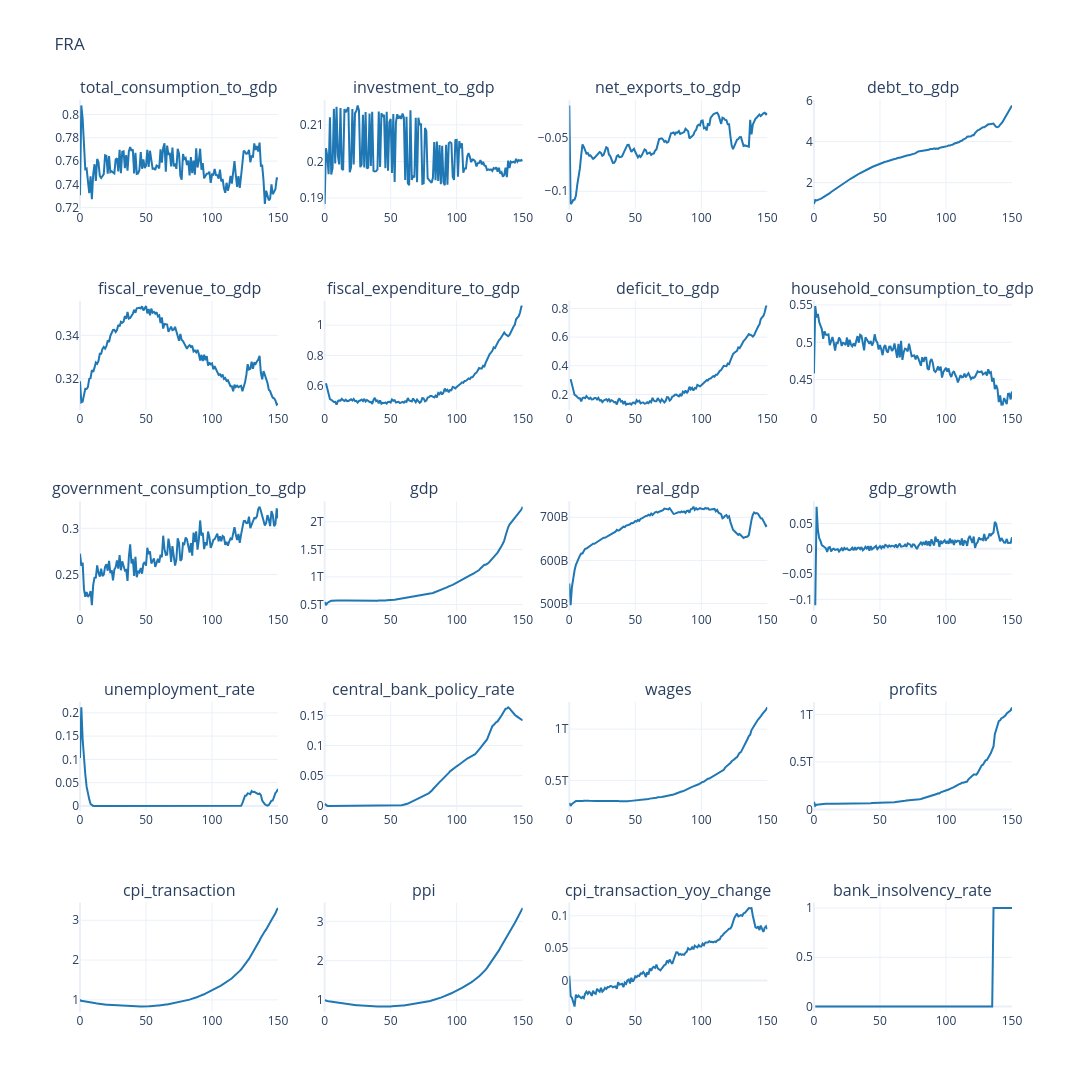

The code cell stored with this chart in its notebook:
### Markdown cell above
### Core overview plots

### Code cell
plot_columns = [
    "total_consumption_to_gdp", "investment_to_gdp", "net_exports_to_gdp",
    "debt_to_gdp", "fiscal_revenue_to_gdp", "fiscal_expenditure_to_gdp", "deficit_to_gdp",
    "household_consumption_to_gdp", "government_consumption_to_gdp", "gdp", "real_gdp",
    "gdp_growth", "unemployment_rate", "central_bank_policy_rate",
    "wages", "profits", "cpi_transaction", "ppi", "cpi_transaction_yoy_change", "bank_insolvency_rate",
    "avg_tfp_multiplier",
]

plot_output(
    df=df_base[plot_columns],
    no_rows=5,
    no_cols=4,
    country_code=cfg.country_iso3,
    line_color="#1f77b4",
    **FIG_SIZE_BENCHMARK,
)

### Figure 1 — Plotly figure (JSON) as saved in the notebook; plotly's stock layout.template omitted (floating-point values rounded to 4 significant figures; data arrays with more than 128 entries replaced by an {"elided": "..."} marker saying what was removed)
{"data": [{"line": {"color": "#1f77b4"}, "mode": "lines", "name": "baseline", "showlegend": false, "type": "scatter", "x": {"elided": "151 int values"}, "xaxis": "x", "y": {"elided": "151 float values"}, "yaxis": "y"}, {"line": {"color": "#1f77b4"}, "mode": "lines", "name": "baseline", "showlegend": false, "type": "scatter", "x": {"elided": "151 int values"}, "xaxis": "x2", "y": {"elided": "151 float values"}, "yaxis": "y2"}, {"line": {"color": "#1f77b4"}, "mode": "lines", "name": "baseline", "showlegend": false, "type": "scatter", "x": {"elided": "151 int values"}, "xaxis": "x3", "y": {"elided": "151 float values"}, "yaxis": "y3"}, {"line": {"color": "#1f77b4"}, "mode": "lines", "name": "baseline", "showlegend": false, "type": "scatter", "x": {"elided": "151 int values"}, "xaxis": "x4", "y": {"elided": "151 float values"}, "yaxis": "y4"}, {"line": {"color": "#1f77b4"}, "mode": "lines", "name": "baseline", "showlegend": false, "type": "scatter", "x": {"elided": "151 int values"}, "xaxis": "x5", "y": {"elided": "151 float values"}, "yaxis": "y5"}, {"line": {"color": "#1f77b4"}, "mode": "lines", "name": "baseline", "showlegend": false, "type": "scatter", "x": {"elided": "151 int values"}, "xaxis": "x6", "y": {"elided": "151 float values"}, "yaxis": "y6"}, {"line": {"color": "#1f77b4"}, "mode": "lines", "name": "baseline", "showlegend": false, "type": "scatter", "x": {"elided": "151 int values"}, "xaxis": "x7", "y": {"elided": "151 float values"}, "yaxis": "y7"}, {"line": {"color": "#1f77b4"}, "mode": "lines", "name": "baseline", "showlegend": false, "type": "scatter", "x": {"elided": "151 int values"}, "xaxis": "x8", "y": {"elided": "151 float values"}, "yaxis": "y8"}, {"line": {"color": "#1f77b4"}, "mode": "lines", "name": "baseline", "showlegend": false, "type": "scatter", "x": {"elided": "151 int values"}, "xaxis": "x9", "y": {"elided": "151 float values"}, "yaxis": "y9"}, {"line": {"color": "#1f77b4"}, "mode": "lines", "name": "baseline", "showlegend": false, "type": "scatter", "x": {"elided": "151 int values"}, "xaxis": "x10", "y": {"elided": "151 float values"}, "yaxis": "y10"}, {"line": {"color": "#1f77b4"}, "mode": "lines", "name": "baseline", "showlegend": false, "type": "scatter", "x": {"elided": "151 int values"}, "xaxis": "x11", "y": {"elided": "151 float values"}, "yaxis": "y11"}, {"line": {"color": "#1f77b4"}, "mode": "lines", "name": "baseline", "showlegend": false, "type": "scatter", "x": {"elided": "151 int values"}, "xaxis": "x12", "y": {"elided": "151 float values"}, "yaxis": "y12"}, {"line": {"color": "#1f77b4"}, "mode": "lines", "name": "baseline", "showlegend": false, "type": "scatter", "x": {"elided": "151 int values"}, "xaxis": "x13", "y": {"elided": "151 float values"}, "yaxis": "y13"}, {"line": {"color": "#1f77b4"}, "mode": "lines", "name": "baseline", "showlegend": false, "type": "scatter", "x": {"elided": "151 int values"}, "xaxis": "x14", "y": {"elided": "151 float values"}, "yaxis": "y14"}, {"line": {"color": "#1f77b4"}, "mode": "lines", "name": "baseline", "showlegend": false, "type": "scatter", "x": {"elided": "151 int values"}, "xaxis": "x15", "y": {"elided": "151 float values"}, "yaxis": "y15"}, {"line": {"color": "#1f77b4"}, "mode": "lines", "name": "baseline", "showlegend": false, "type": "scatter", "x": {"elided": "151 int values"}, "xaxis": "x16", "y": {"elided": "151 float values"}, "yaxis": "y16"}, {"line": {"color": "#1f77b4"}, "mode": "lines", "name": "baseline", "showlegend": false, "type": "scatter", "x": {"elided": "151 int values"}, "xaxis": "x17", "y": {"elided": "151 float values"}, "yaxis": "y17"}, {"line": {"color": "#1f77b4"}, "mode": "lines", "name": "baseline", "showlegend": false, "type": "scatter", "x": {"elided": "151 int values"}, "xaxis": "x18", "y": {"elided": "151 float values"}, "yaxis": "y18"}, {"line": {"color": "#1f77b4"}, "mode": "lines", "name": "baseline", "showlegend": false, "type": "scatter", "x": {"elided": "151 int values"}, "xaxis": "x19", "y": {"elided": "151 float values"}, "yaxis": "y19"}, {"line": {"color": "#1f77b4"}, "mode": "lines", "name": "baseline", "showlegend": false, "type": "scatter", "x": {"elided": "151 int values"}, "xaxis": "x20", "y": {"elided": "151 float values"}, "yaxis": "y20"}], "layout": {"annotations": [{"font": {"size": 16}, "showarrow": false, "text": "total_consumption_to_gdp", "x": 0.1062, "xanchor": "center", "xref": "paper", "y": 1, "yanchor": "bottom", "yref": "paper"}, {"font": {"size": 16}, "showarrow": false, "text": "investment_to_gdp", "x": 0.3688, "xanchor": "center", "xref": "paper", "y": 1, "yanchor": "bottom", "yref": "paper"}, {"font": {"size": 16}, "showarrow": false, "text": "net_exports_to_gdp", "x": 0.6313, "xanchor": "center", "xref": "paper", "y": 1, "yanchor": "bottom", "yref": "paper"}, {"font": {"size": 16}, "showarrow": false, "text": "debt_to_gdp", "x": 0.8938, "xanchor": "center", "xref": "paper", "y": 1, "yanchor": "bottom", "yref": "paper"}, {"font": {"size": 16}, "showarrow": false, "text": "fiscal_revenue_to_gdp", "x": 0.1062, "xanchor": "center", "xref": "paper", "y": 0.78, "yanchor": "bottom", "yref": "paper"}, {"font": {"size": 16}, "showarrow": false, "text": "fiscal_expenditure_to_gdp", "x": 0.3688, "xanchor": "center", "xref": "paper", "y": 0.78, "yanchor": "bottom", "yref": "paper"}, {"font": {"size": 16}, "showarrow": false, "text": "deficit_to_gdp", "x": 0.6313, "xanchor": "center", "xref": "paper", "y": 0.78, "yanchor": "bottom", "yref": "paper"}, {"font": {"size": 16}, "showarrow": false, "text": "household_consumption_to_gdp", "x": 0.8938, "xanchor": "center", "xref": "paper", "y": 0.78, "yanchor": "bottom", "yref": "paper"}, {"font": {"size": 16}, "showarrow": false, "text": "government_consumption_to_gdp", "x": 0.1062, "xanchor": "center", "xref": "paper", "y": 0.56, "yanchor": "bottom", "yref": "paper"}, {"font": {"size": 16}, "showarrow": false, "text": "gdp", "x": 0.3688, "xanchor": "center", "xref": "paper", "y": 0.56, "yanchor": "bottom", "yref": "paper"}, {"font": {"size": 16}, "showarrow": false, "text": "real_gdp", "x": 0.6313, "xanchor": "center", "xref": "paper", "y": 0.56, "yanchor": "bottom", "yref": "paper"}, {"font": {"size": 16}, "showarrow": false, "text": "gdp_growth", "x": 0.8938, "xanchor": "center", "xref": "paper", "y": 0.56, "yanchor": "bottom", "yref": "paper"}, {"font": {"size": 16}, "showarrow": false, "text": "unemployment_rate", "x": 0.1062, "xanchor": "center", "xref": "paper", "y": 0.34, "yanchor": "bottom", "yref": "paper"}, {"font": {"size": 16}, "showarrow": false, "text": "central_bank_policy_rate", "x": 0.3688, "xanchor": "center", "xref": "paper", "y": 0.34, "yanchor": "bottom", "yref": "paper"}, {"font": {"size": 16}, "showarrow": false, "text": "wages", "x": 0.6313, "xanchor": "center", "xref": "paper", "y": 0.34, "yanchor": "bottom", "yref": "paper"}, {"font": {"size": 16}, "showarrow": false, "text": "profits", "x": 0.8938, "xanchor": "center", "xref": "paper", "y": 0.34, "yanchor": "bottom", "yref": "paper"}, {"font": {"size": 16}, "showarrow": false, "text": "cpi_transaction", "x": 0.1062, "xanchor": "center", "xref": "paper", "y": 0.12, "yanchor": "bottom", "yref": "paper"}, {"font": {"size": 16}, "showarrow": false, "text": "ppi", "x": 0.3688, "xanchor": "center", "xref": "paper", "y": 0.12, "yanchor": "bottom", "yref": "paper"}, {"font": {"size": 16}, "showarrow": false, "text": "cpi_transaction_yoy_change", "x": 0.6313, "xanchor": "center", "xref": "paper", "y": 0.12, "yanchor": "bottom", "yref": "paper"}, {"font": {"size": 16}, "showarrow": false, "text": "bank_insolvency_rate", "x": 0.8938, "xanchor": "center", "xref": "paper", "y": 0.12, "yanchor": "bottom", "yref": "paper"}], "height": 1100, "title": {"text": "FRA"}, "width": 1520, "xaxis": {"anchor": "y", "domain": [0, 0.2125]}, "xaxis10": {"anchor": "y10", "domain": [0.2625, 0.475]}, "xaxis11": {"anchor": "y11", "domain": [0.525, 0.7375]}, "xaxis12": {"anchor": "y12", "domain": [0.7875, 1]}, "xaxis13": {"anchor": "y13", "domain": [0, 0.2125]}, "xaxis14": {"anchor": "y14", "domain": [0.2625, 0.475]}, "xaxis15": {"anchor": "y15", "domain": [0.525, 0.7375]}, "xaxis16": {"anchor": "y16", "domain": [0.7875, 1]}, "xaxis17": {"anchor": "y17", "domain": [0, 0.2125]}, "xaxis18": {"anchor": "y18", "domain": [0.2625, 0.475]}, "xaxis19": {"anchor": "y19", "domain": [0.525, 0.7375]}, "xaxis2": {"anchor": "y2", "domain": [0.2625, 0.475]}, "xaxis20": {"anchor": "y20", "domain": [0.7875, 1]}, "xaxis3": {"anchor": "y3", "domain": [0.525, 0.7375]}, "xaxis4": {"anchor": "y4", "domain": [0.7875, 1]}, "xaxis5": {"anchor": "y5", "domain": [0, 0.2125]}, "xaxis6": {"anchor": "y6", "domain": [0.2625, 0.475]}, "xaxis7": {"anchor": "y7", "domain": [0.525, 0.7375]}, "xaxis8": {"anchor": "y8", "domain": [0.7875, 1]}, "xaxis9": {"anchor": "y9", "domain": [0, 0.2125]}, "yaxis": {"anchor": "x", "domain": [0.88, 1]}, "yaxis10": {"anchor": "x10", "domain": [0.44, 0.56]}, "yaxis11": {"anchor": "x11", "domain": [0.44, 0.56]}, "yaxis12": {"anchor": "x12", "domain": [0.44, 0.56]}, "yaxis13": {"anchor": "x13", "domain": [0.22, 0.34]}, "yaxis14": {"anchor": "x14", "domain": [0.22, 0.34]}, "yaxis15": {"anchor": "x15", "domain": [0.22, 0.34]}, "yaxis16": {"anchor": "x16", "domain": [0.22, 0.34]}, "yaxis17": {"anchor": "x17", "domain": [0, 0.12]}, "yaxis18": {"anchor": "x18", "domain": [0, 0.12]}, "yaxis19": {"anchor": "x19", "domain": [0, 0.12]}, "yaxis2": {"anchor": "x2", "domain": [0.88, 1]}, "yaxis20": {"anchor": "x20", "domain": [0, 0.12]}, "yaxis3": {"anchor": "x3", "domain": [0.88, 1]}, "yaxis4": {"anchor": "x4", "domain": [0.88, 1]}, "yaxis5": {"anchor": "x5", "domain": [0.66, 0.78]}, "yaxis6": {"anchor": "x6", "domain": [0.66, 0.78]}, "yaxis7": {"anchor": "x7", "domain": [0.66, 0.78]}, "yaxis8": {"anchor": "x8", "domain": [0.66, 0.78]}, "yaxis9": {"anchor": "x9", "domain": [0.44, 0.56]}}}
